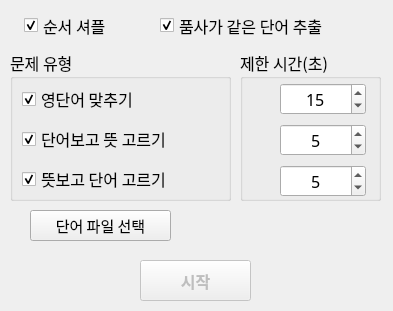
<?xml version="1.0" encoding="UTF-8"?>
<ui version="4.0">
 <class>Dialog</class>
 <widget class="QDialog" name="Dialog">
  <property name="geometry">
   <rect>
    <x>0</x>
    <y>0</y>
    <width>393</width>
    <height>311</height>
   </rect>
  </property>
  <property name="windowTitle">
   <string>설정</string>
  </property>
  <widget class="QCheckBox" name="chk1">
   <property name="geometry">
    <rect>
     <x>24</x>
     <y>10</y>
     <width>141</width>
     <height>31</height>
    </rect>
   </property>
   <property name="font">
    <font>
     <family>맑은 고딕</family>
     <pointsize>12</pointsize>
    </font>
   </property>
   <property name="text">
    <string>순서 셔플</string>
   </property>
   <property name="checked">
    <bool>true</bool>
   </property>
  </widget>
  <widget class="QGroupBox" name="groupBox">
   <property name="geometry">
    <rect>
     <x>10</x>
     <y>50</y>
     <width>221</width>
     <height>151</height>
    </rect>
   </property>
   <property name="font">
    <font>
     <family>맑은 고딕</family>
     <pointsize>12</pointsize>
    </font>
   </property>
   <property name="title">
    <string>문제 유형</string>
   </property>
   <widget class="QWidget" name="verticalLayoutWidget">
    <property name="geometry">
     <rect>
      <x>12</x>
      <y>30</y>
      <width>203</width>
      <height>121</height>
     </rect>
    </property>
    <layout class="QVBoxLayout" name="verticalLayout">
     <item>
      <widget class="QCheckBox" name="chk2">
       <property name="font">
        <font>
         <family>맑은 고딕</family>
         <pointsize>12</pointsize>
        </font>
       </property>
       <property name="text">
        <string>영단어 맞추기</string>
       </property>
       <property name="checked">
        <bool>true</bool>
       </property>
      </widget>
     </item>
     <item>
      <widget class="QCheckBox" name="chk3">
       <property name="font">
        <font>
         <family>맑은 고딕</family>
         <pointsize>12</pointsize>
        </font>
       </property>
       <property name="text">
        <string>단어보고 뜻 고르기</string>
       </property>
       <property name="checked">
        <bool>true</bool>
       </property>
      </widget>
     </item>
     <item>
      <widget class="QCheckBox" name="chk5">
       <property name="font">
        <font>
         <family>맑은 고딕</family>
         <pointsize>12</pointsize>
        </font>
       </property>
       <property name="text">
        <string>뜻보고 단어 고르기</string>
       </property>
       <property name="checked">
        <bool>true</bool>
       </property>
      </widget>
     </item>
    </layout>
   </widget>
  </widget>
  <widget class="QPushButton" name="btn">
   <property name="enabled">
    <bool>false</bool>
   </property>
   <property name="geometry">
    <rect>
     <x>140</x>
     <y>260</y>
     <width>111</width>
     <height>41</height>
    </rect>
   </property>
   <property name="font">
    <font>
     <family>맑은 고딕</family>
     <pointsize>12</pointsize>
     <weight>75</weight>
     <bold>true</bold>
    </font>
   </property>
   <property name="text">
    <string>시작</string>
   </property>
  </widget>
  <widget class="QPushButton" name="fbtn">
   <property name="geometry">
    <rect>
     <x>30</x>
     <y>210</y>
     <width>141</width>
     <height>31</height>
    </rect>
   </property>
   <property name="font">
    <font>
     <family>맑은 고딕</family>
     <pointsize>11</pointsize>
    </font>
   </property>
   <property name="text">
    <string>단어 파일 선택</string>
   </property>
  </widget>
  <widget class="QCheckBox" name="chk4">
   <property name="geometry">
    <rect>
     <x>160</x>
     <y>10</y>
     <width>231</width>
     <height>31</height>
    </rect>
   </property>
   <property name="font">
    <font>
     <family>맑은 고딕</family>
     <pointsize>12</pointsize>
    </font>
   </property>
   <property name="text">
    <string>품사가 같은 단어 추출</string>
   </property>
   <property name="checked">
    <bool>true</bool>
   </property>
  </widget>
  <widget class="QLabel" name="label">
   <property name="geometry">
    <rect>
     <x>180</x>
     <y>210</y>
     <width>161</width>
     <height>31</height>
    </rect>
   </property>
   <property name="font">
    <font>
     <family>맑은 고딕</family>
     <pointsize>11</pointsize>
    </font>
   </property>
   <property name="styleSheet">
    <string notr="true">color: blue;</string>
   </property>
   <property name="text">
    <string/>
   </property>
  </widget>
  <widget class="QGroupBox" name="groupBox_2">
   <property name="geometry">
    <rect>
     <x>240</x>
     <y>50</y>
     <width>141</width>
     <height>151</height>
    </rect>
   </property>
   <property name="font">
    <font>
     <family>맑은 고딕</family>
     <pointsize>12</pointsize>
    </font>
   </property>
   <property name="title">
    <string>제한 시간(초)</string>
   </property>
   <widget class="QWidget" name="verticalLayoutWidget_2">
    <property name="geometry">
     <rect>
      <x>40</x>
      <y>30</y>
      <width>86</width>
      <height>121</height>
     </rect>
    </property>
    <layout class="QVBoxLayout" name="verticalLayout_2">
     <item>
      <widget class="QSpinBox" name="line1">
       <property name="alignment">
        <set>Qt::AlignCenter</set>
       </property>
       <property name="minimum">
        <number>1</number>
       </property>
       <property name="maximum">
        <number>99999</number>
       </property>
       <property name="singleStep">
        <number>1</number>
       </property>
       <property name="value">
        <number>15</number>
       </property>
      </widget>
     </item>
     <item>
      <widget class="QSpinBox" name="line2">
       <property name="alignment">
        <set>Qt::AlignCenter</set>
       </property>
       <property name="minimum">
        <number>1</number>
       </property>
       <property name="maximum">
        <number>99999</number>
       </property>
       <property name="singleStep">
        <number>1</number>
       </property>
       <property name="value">
        <number>5</number>
       </property>
      </widget>
     </item>
     <item>
      <widget class="QSpinBox" name="line3">
       <property name="alignment">
        <set>Qt::AlignCenter</set>
       </property>
       <property name="minimum">
        <number>1</number>
       </property>
       <property name="maximum">
        <number>99999</number>
       </property>
       <property name="singleStep">
        <number>1</number>
       </property>
       <property name="value">
        <number>5</number>
       </property>
      </widget>
     </item>
    </layout>
   </widget>
  </widget>
 </widget>
 <resources/>
 <connections/>
</ui>
